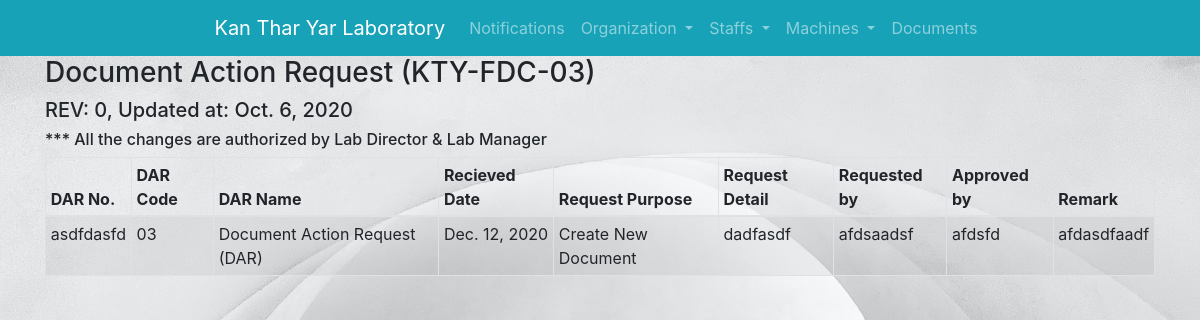
/documents/dar/list_print/, run on an earlier commit of the app's database.
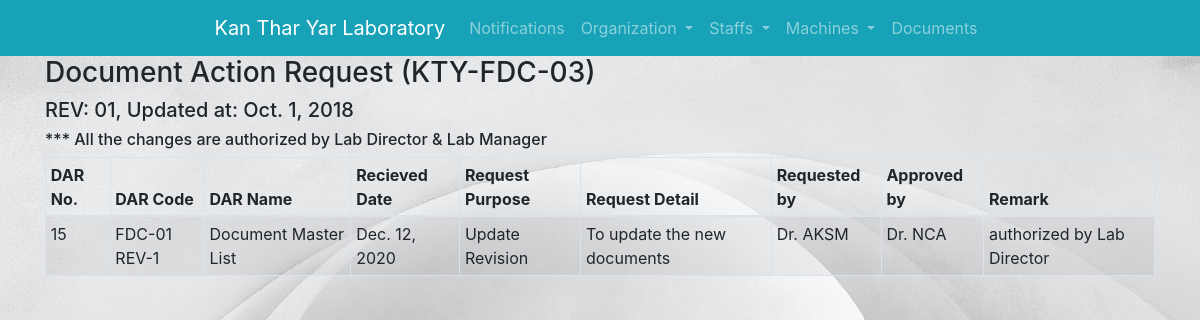
And on a later commit of the database.
### documents/models.py (models this page shows, shortened)
class documents(models.Model):
    DEPARTMENTS = (('DC', 'DC'), ('QMS', 'QMS'), ('AD', 'AD'), ('ML', 'ML'),)
    DOC_TYPES = (('Manual', 'Manual'), ('Procedure', 'Procedure'), ('Form', 'Form'), ('WI', 'WI'), ('Others', 'Others'),)
    code = models.CharField(max_length=100, blank=True, null=True)
    name = models.CharField(max_length=100, blank=True, null=True)
    type = models.CharField(max_length=100, blank=True, null=True, choices=DOC_TYPES)
    rev = models.CharField(max_length=100, blank=True, null=True)
    department = models.CharField(max_length=100, blank=True, null=True, choices=DEPARTMENTS)
    issued_date = models.DateTimeField(' in mm/dd/yyyy format (e.g. 12/31/2020)',
                                       auto_now_add=False, auto_now=False,blank=True, null=True)
    indexing_method = models.CharField(max_length=100, blank=True, null=True)
    related_procedure = models.CharField(max_length=100, blank=True, null=True)
    storage_location = models.CharField(max_length=100, blank=True, null=True)
    retention_period = models.CharField(max_length=100, blank=True, null=True)
    original_doc = models.CharField(max_length=100, blank=True, null=True)
    distributed_dept = models.CharField(max_length=100, blank=True, null=True)
    def get_date(self):
        return self.issued_date.date()

class dar(models.Model):
    DEPARTMENTS = (('DC', 'DC'), ('QMS', 'QMS'), ('AD', 'AD'), ('ML', 'ML'),)
    DOC_TYPES = (('Manual', 'Manual'), ('Procedure', 'Procedure'), ('Form', 'Form'), ('WI', 'WI'), ('Others', 'Others'),)
    PURPOSE = (('Create New Document', 'Create New Document'), ('Update Revision', 'Update Revision'),)
    name = models.CharField('Doc.Name (Filled by request person)',max_length=100, blank=True, null=True)
    code = models.CharField('Doc.Code with REV No. (Filled by request person)',max_length=100, blank=True, null=True)
    received_date = models.DateTimeField('Fill date in mm/dd/yyyy format (e.g. 12/31/2020)(Filled by request person)',
                                       auto_now_add=False, auto_now=False,blank=True, null=True)
    purpose = models.CharField('Request Purpose (Filled by request person)',max_length=100, blank=True, null=True, choices=PURPOSE)
    detail = models.CharField('Request Detail (Filled by request person)',max_length=200, blank=True, null=True)
    requested_by = models.CharField('Requested Person (Filled by request person)',max_length=100, blank=True, null=True)
    dar_no = models.CharField('DAR No. (Filled by DC)',max_length=100, blank=True, null=True)
    approved_by = models.CharField('Approved Person (Filled by DC)',max_length=100, blank=True, null=True)
    remark = models.CharField('Remark (Filled by DC)',max_length=100, blank=True, null=True)
    def get_date(self):
        return self.received_date.date()

### documents/views.py (the view)
# urls.py: path('dar/list_print/', views.dar_list_print,  name="dar_list_print"),
def dar_list_print (request):
    target = documents.objects.get(name='Document Action Request (DAR)')
    dar1 = dar.objects.all().order_by('code');
    return render(request, 'documents/dar/dar_list_print.html', {'dars': dar1,
                                                                      'target':target})

### documents/templates/documents/dar/dar_list_print.html
{% extends 'base_layout.html' %}
{% block content%}
        <h3>Document Action Request (KTY-FDC-03)</h3>
        <h5>REV: {{target.rev}}, Updated at: {{target.get_date}}</h5>
        <h6>*** All the changes are authorized by Lab Director & Lab Manager </h6>
        <table id="document_master_list" class="table table-hover table-striped table-bordered table-sm " cellspacing="0"
  width="100%">
  <thead>
    <tr>
      <th >DAR No.</th>
      <th >DAR Code</th>
      <th >DAR Name</th>
        <th >Recieved Date</th>
        <th >Request Purpose</th>
        <th >Request Detail</th>
        <th >Requested by</th>
      <th >Approved by</th>
      <th >Remark</th>
    </tr>
  </thead>
  <tbody>
  {% for dar in dars %}
    <tr>
      <td>{{ dar.dar_no }}</td>
      <td>{{ dar.code }}</td>
      <td>{{ dar.name }}</td>
        <td>{{ dar.get_date }}</td>
        <td>{{ dar.purpose }}</td>
        <td>{{ dar.detail }}</td>
        <td>{{ dar.requested_by }}</td>
      <td>{{ dar.approved_by }}</td>
      <td>{{ dar.remark }}</td>
    </tr>
  {% endfor %}
  </tbody>
</table>
{% endblock %}

What changed in the data, as far as the page shows it:
removed documents: rev "0", get_date "Oct. 6, 2020"
removed dar: dar_no "asdfdasfd", code "03", name "Document Action Request (DAR)", get_date "Dec. 12, 2020", purpose "Create New Document", detail "dadfasdf", requested_by "afdsaadsf", approved_by "afdsfd", remark "afdasdfaadf"
added documents: rev "01", get_date "Oct. 1, 2018"
added dar: dar_no "15", code "FDC-01 REV-1", name "Document Master List", get_date "Dec. 12, 2020", purpose "Update Revision", detail "To update the new documents", requested_by "Dr. AKSM", approved_by "Dr. NCA", remark "authorized by Lab Director"
